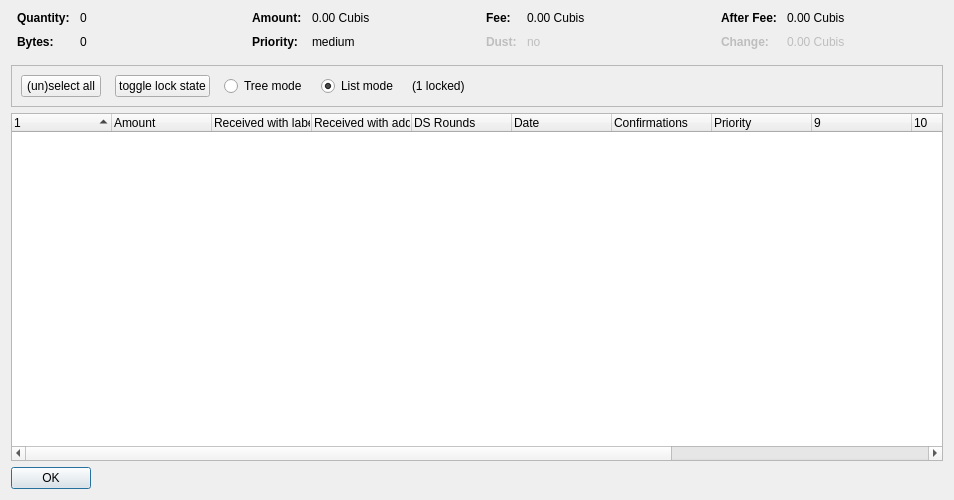
<?xml version="1.0" encoding="UTF-8"?>
<ui version="4.0">
 <class>CoinControlDialog</class>
 <widget class="QDialog" name="CoinControlDialog">
  <property name="geometry">
   <rect>
    <x>0</x>
    <y>0</y>
    <width>954</width>
    <height>500</height>
   </rect>
  </property>
  <property name="windowTitle">
   <string>Coin Selection</string>
  </property>
  <layout class="QVBoxLayout" name="verticalLayout">
   <item>
    <layout class="QHBoxLayout" name="horizontalLayoutTop" stretch="0,0,0,0">
     <property name="topMargin">
      <number>0</number>
     </property>
     <property name="bottomMargin">
      <number>10</number>
     </property>
     <item>
      <layout class="QFormLayout" name="formLayoutCoinControl1">
       <property name="horizontalSpacing">
        <number>10</number>
       </property>
       <property name="verticalSpacing">
        <number>10</number>
       </property>
       <property name="leftMargin">
        <number>6</number>
       </property>
       <property name="rightMargin">
        <number>6</number>
       </property>
       <item row="0" column="0">
        <widget class="QLabel" name="labelCoinControlQuantityText">
         <property name="font">
          <font>
           <weight>75</weight>
           <bold>true</bold>
          </font>
         </property>
         <property name="text">
          <string>Quantity:</string>
         </property>
        </widget>
       </item>
       <item row="0" column="1">
        <widget class="QLabel" name="labelCoinControlQuantity">
         <property name="cursor">
          <cursorShape>IBeamCursor</cursorShape>
         </property>
         <property name="contextMenuPolicy">
          <enum>Qt::ActionsContextMenu</enum>
         </property>
         <property name="text">
          <string notr="true">0</string>
         </property>
         <property name="textInteractionFlags">
          <set>Qt::LinksAccessibleByMouse|Qt::TextSelectableByKeyboard|Qt::TextSelectableByMouse</set>
         </property>
        </widget>
       </item>
       <item row="1" column="0">
        <widget class="QLabel" name="labelCoinControlBytesText">
         <property name="font">
          <font>
           <weight>75</weight>
           <bold>true</bold>
          </font>
         </property>
         <property name="text">
          <string>Bytes:</string>
         </property>
        </widget>
       </item>
       <item row="1" column="1">
        <widget class="QLabel" name="labelCoinControlBytes">
         <property name="cursor">
          <cursorShape>IBeamCursor</cursorShape>
         </property>
         <property name="contextMenuPolicy">
          <enum>Qt::ActionsContextMenu</enum>
         </property>
         <property name="text">
          <string notr="true">0</string>
         </property>
         <property name="textInteractionFlags">
          <set>Qt::LinksAccessibleByMouse|Qt::TextSelectableByKeyboard|Qt::TextSelectableByMouse</set>
         </property>
        </widget>
       </item>
      </layout>
     </item>
     <item>
      <layout class="QFormLayout" name="formLayoutCoinControl2">
       <property name="horizontalSpacing">
        <number>10</number>
       </property>
       <property name="verticalSpacing">
        <number>10</number>
       </property>
       <property name="leftMargin">
        <number>6</number>
       </property>
       <property name="rightMargin">
        <number>6</number>
       </property>
       <item row="0" column="0">
        <widget class="QLabel" name="labelCoinControlAmountText">
         <property name="font">
          <font>
           <weight>75</weight>
           <bold>true</bold>
          </font>
         </property>
         <property name="text">
          <string>Amount:</string>
         </property>
        </widget>
       </item>
       <item row="0" column="1">
        <widget class="QLabel" name="labelCoinControlAmount">
         <property name="cursor">
          <cursorShape>IBeamCursor</cursorShape>
         </property>
         <property name="contextMenuPolicy">
          <enum>Qt::ActionsContextMenu</enum>
         </property>
         <property name="text">
          <string notr="true">0.00 Cubis</string>
         </property>
         <property name="textInteractionFlags">
          <set>Qt::LinksAccessibleByMouse|Qt::TextSelectableByKeyboard|Qt::TextSelectableByMouse</set>
         </property>
        </widget>
       </item>
       <item row="1" column="0">
        <widget class="QLabel" name="labelCoinControlPriorityText">
         <property name="font">
          <font>
           <weight>75</weight>
           <bold>true</bold>
          </font>
         </property>
         <property name="text">
          <string>Priority:</string>
         </property>
        </widget>
       </item>
       <item row="1" column="1">
        <widget class="QLabel" name="labelCoinControlPriority">
         <property name="cursor">
          <cursorShape>IBeamCursor</cursorShape>
         </property>
         <property name="contextMenuPolicy">
          <enum>Qt::ActionsContextMenu</enum>
         </property>
         <property name="text">
          <string>medium</string>
         </property>
         <property name="textInteractionFlags">
          <set>Qt::LinksAccessibleByMouse|Qt::TextSelectableByKeyboard|Qt::TextSelectableByMouse</set>
         </property>
        </widget>
       </item>
      </layout>
     </item>
     <item>
      <layout class="QFormLayout" name="formLayoutCoinControl3">
       <property name="horizontalSpacing">
        <number>10</number>
       </property>
       <property name="verticalSpacing">
        <number>10</number>
       </property>
       <property name="leftMargin">
        <number>6</number>
       </property>
       <property name="rightMargin">
        <number>6</number>
       </property>
       <item row="0" column="0">
        <widget class="QLabel" name="labelCoinControlFeeText">
         <property name="font">
          <font>
           <weight>75</weight>
           <bold>true</bold>
          </font>
         </property>
         <property name="text">
          <string>Fee:</string>
         </property>
        </widget>
       </item>
       <item row="0" column="1">
        <widget class="QLabel" name="labelCoinControlFee">
         <property name="cursor">
          <cursorShape>IBeamCursor</cursorShape>
         </property>
         <property name="contextMenuPolicy">
          <enum>Qt::ActionsContextMenu</enum>
         </property>
         <property name="text">
          <string notr="true">0.00 Cubis</string>
         </property>
         <property name="textInteractionFlags">
          <set>Qt::LinksAccessibleByMouse|Qt::TextSelectableByKeyboard|Qt::TextSelectableByMouse</set>
         </property>
        </widget>
       </item>
       <item row="1" column="0">
        <widget class="QLabel" name="labelCoinControlLowOutputText">
         <property name="enabled">
          <bool>false</bool>
         </property>
         <property name="font">
          <font>
           <weight>75</weight>
           <bold>true</bold>
          </font>
         </property>
         <property name="text">
          <string>Dust:</string>
         </property>
        </widget>
       </item>
       <item row="1" column="1">
        <widget class="QLabel" name="labelCoinControlLowOutput">
         <property name="enabled">
          <bool>false</bool>
         </property>
         <property name="cursor">
          <cursorShape>IBeamCursor</cursorShape>
         </property>
         <property name="contextMenuPolicy">
          <enum>Qt::ActionsContextMenu</enum>
         </property>
         <property name="text">
          <string>no</string>
         </property>
         <property name="textInteractionFlags">
          <set>Qt::LinksAccessibleByMouse|Qt::TextSelectableByKeyboard|Qt::TextSelectableByMouse</set>
         </property>
        </widget>
       </item>
      </layout>
     </item>
     <item>
      <layout class="QFormLayout" name="formLayoutCoinControl4">
       <property name="horizontalSpacing">
        <number>10</number>
       </property>
       <property name="verticalSpacing">
        <number>10</number>
       </property>
       <property name="leftMargin">
        <number>6</number>
       </property>
       <property name="rightMargin">
        <number>6</number>
       </property>
       <item row="0" column="0">
        <widget class="QLabel" name="labelCoinControlAfterFeeText">
         <property name="font">
          <font>
           <weight>75</weight>
           <bold>true</bold>
          </font>
         </property>
         <property name="text">
          <string>After Fee:</string>
         </property>
        </widget>
       </item>
       <item row="0" column="1">
        <widget class="QLabel" name="labelCoinControlAfterFee">
         <property name="cursor">
          <cursorShape>IBeamCursor</cursorShape>
         </property>
         <property name="contextMenuPolicy">
          <enum>Qt::ActionsContextMenu</enum>
         </property>
         <property name="text">
          <string notr="true">0.00 Cubis</string>
         </property>
         <property name="textInteractionFlags">
          <set>Qt::LinksAccessibleByMouse|Qt::TextSelectableByKeyboard|Qt::TextSelectableByMouse</set>
         </property>
        </widget>
       </item>
       <item row="1" column="0">
        <widget class="QLabel" name="labelCoinControlChangeText">
         <property name="enabled">
          <bool>false</bool>
         </property>
         <property name="font">
          <font>
           <weight>75</weight>
           <bold>true</bold>
          </font>
         </property>
         <property name="text">
          <string>Change:</string>
         </property>
        </widget>
       </item>
       <item row="1" column="1">
        <widget class="QLabel" name="labelCoinControlChange">
         <property name="enabled">
          <bool>false</bool>
         </property>
         <property name="cursor">
          <cursorShape>IBeamCursor</cursorShape>
         </property>
         <property name="contextMenuPolicy">
          <enum>Qt::ActionsContextMenu</enum>
         </property>
         <property name="text">
          <string notr="true">0.00 Cubis</string>
         </property>
         <property name="textInteractionFlags">
          <set>Qt::LinksAccessibleByMouse|Qt::TextSelectableByKeyboard|Qt::TextSelectableByMouse</set>
         </property>
        </widget>
       </item>
      </layout>
     </item>
    </layout>
   </item>
   <item>
    <widget class="QFrame" name="frame">
     <property name="minimumSize">
      <size>
       <width>0</width>
       <height>40</height>
      </size>
     </property>
     <property name="frameShape">
      <enum>QFrame::StyledPanel</enum>
     </property>
     <property name="frameShadow">
      <enum>QFrame::Sunken</enum>
     </property>
     <layout class="QHBoxLayout" name="horizontalLayout">
      <item>
       <layout class="QHBoxLayout" name="horizontalLayoutPanel" stretch="0,0,0,0,0,0">
        <property name="spacing">
         <number>14</number>
        </property>
        <item>
         <widget class="QPushButton" name="pushButtonSelectAll">
          <property name="sizePolicy">
           <sizepolicy hsizetype="Maximum" vsizetype="Fixed">
            <horstretch>0</horstretch>
            <verstretch>0</verstretch>
           </sizepolicy>
          </property>
          <property name="text">
           <string>(un)select all</string>
          </property>
          <property name="autoDefault">
           <bool>false</bool>
          </property>
         </widget>
        </item>
        <item>
         <widget class="QPushButton" name="pushButtonToggleLock">
          <property name="sizePolicy">
           <sizepolicy hsizetype="Maximum" vsizetype="Fixed">
            <horstretch>0</horstretch>
            <verstretch>0</verstretch>
           </sizepolicy>
          </property>
          <property name="text">
           <string>toggle lock state</string>
          </property>
          <property name="autoDefault">
           <bool>false</bool>
          </property>
         </widget>
        </item>
        <item>
         <widget class="QRadioButton" name="radioTreeMode">
          <property name="sizePolicy">
           <sizepolicy hsizetype="Maximum" vsizetype="Fixed">
            <horstretch>0</horstretch>
            <verstretch>0</verstretch>
           </sizepolicy>
          </property>
          <property name="text">
           <string>Tree mode</string>
          </property>
         </widget>
        </item>
        <item>
         <widget class="QRadioButton" name="radioListMode">
          <property name="sizePolicy">
           <sizepolicy hsizetype="Maximum" vsizetype="Fixed">
            <horstretch>0</horstretch>
            <verstretch>0</verstretch>
           </sizepolicy>
          </property>
          <property name="text">
           <string>List mode</string>
          </property>
          <property name="checked">
           <bool>true</bool>
          </property>
         </widget>
        </item>
        <item>
         <widget class="QLabel" name="labelLocked">
          <property name="text">
           <string>(1 locked)</string>
          </property>
         </widget>
        </item>
        <item>
         <spacer name="horizontalSpacer">
          <property name="orientation">
           <enum>Qt::Horizontal</enum>
          </property>
          <property name="sizeHint" stdset="0">
           <size>
            <width>40</width>
            <height>20</height>
           </size>
          </property>
         </spacer>
        </item>
       </layout>
      </item>
     </layout>
    </widget>
   </item>
   <item>
    <widget class="CoinControlTreeWidget" name="treeWidget">
     <property name="contextMenuPolicy">
      <enum>Qt::CustomContextMenu</enum>
     </property>
     <property name="sortingEnabled">
      <bool>false</bool>
     </property>
     <property name="columnCount">
      <number>13</number>
     </property>
     <attribute name="headerShowSortIndicator" stdset="0">
      <bool>true</bool>
     </attribute>
     <attribute name="headerStretchLastSection">
      <bool>false</bool>
     </attribute>
     <column>
      <property name="text">
       <string/>
      </property>
     </column>
     <column>
      <property name="text">
       <string>Amount</string>
      </property>
     </column>
     <column>
      <property name="text">
       <string>Received with label</string>
      </property>
     </column>
     <column>
      <property name="text">
       <string>Received with address</string>
      </property>
     </column>
     <column>
      <property name="text">
       <string>DS Rounds</string>
      </property>
     </column>
     <column>
      <property name="text">
       <string>Date</string>
      </property>
     </column>
     <column>
      <property name="text">
       <string>Confirmations</string>
      </property>
      <property name="toolTip">
       <string>Confirmed</string>
      </property>
     </column>
     <column>
      <property name="text">
       <string>Priority</string>
      </property>
     </column>
     <column>
      <property name="text">
       <string/>
      </property>
     </column>
     <column>
      <property name="text">
       <string/>
      </property>
     </column>
     <column>
      <property name="text">
       <string/>
      </property>
     </column>
     <column>
      <property name="text">
       <string/>
      </property>
     </column>
     <column>
      <property name="text">
       <string/>
      </property>
     </column>
    </widget>
   </item>
   <item>
    <widget class="QDialogButtonBox" name="buttonBox">
     <property name="sizePolicy">
      <sizepolicy hsizetype="Maximum" vsizetype="Fixed">
       <horstretch>0</horstretch>
       <verstretch>0</verstretch>
      </sizepolicy>
     </property>
     <property name="orientation">
      <enum>Qt::Horizontal</enum>
     </property>
     <property name="standardButtons">
      <set>QDialogButtonBox::Ok</set>
     </property>
    </widget>
   </item>
  </layout>
 </widget>
 <customwidgets>
  <customwidget>
   <class>CoinControlTreeWidget</class>
   <extends>QTreeWidget</extends>
   <header>coincontroltreewidget.h</header>
  </customwidget>
 </customwidgets>
 <resources/>
 <connections/>
</ui>
